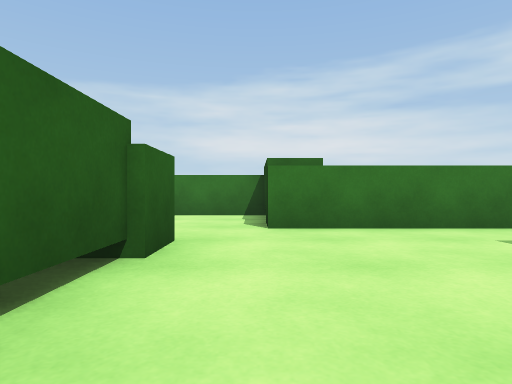
[1] (above)

22 first-person views from a walk through a 3-D level made in the Unity game engine. The camera is 0.55 m above the floor, looks level and sees 75° across. The floor is counted in squares, 1 m on a side. Each view is taken from the middle of a square. On the plan, view 1 faces up. The plan holds only what a view shows up to about 9 squares ahead; the rest is blank. The place goes on beyond the plan. The player character is not drawn.

[2]
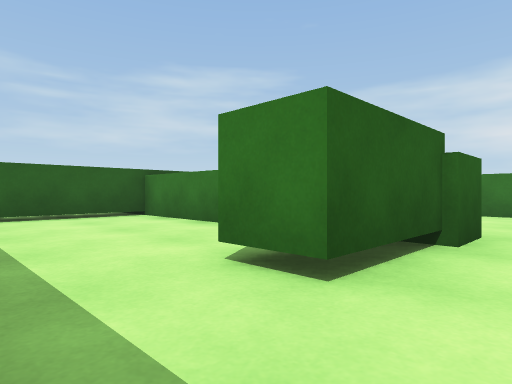

[3]
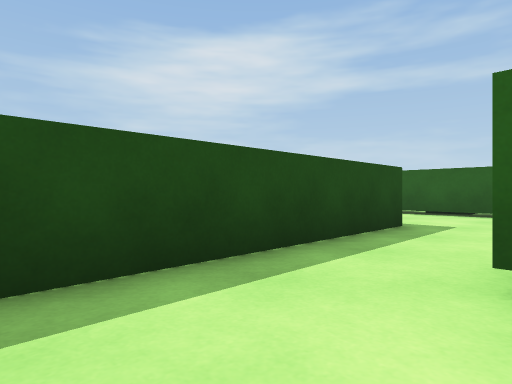

[4]
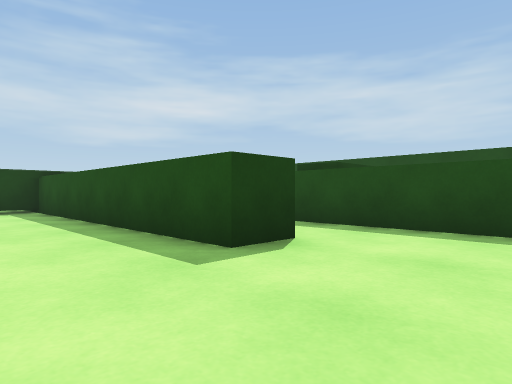

[5]
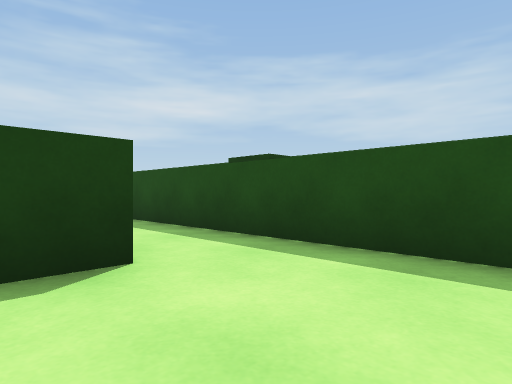

[6]
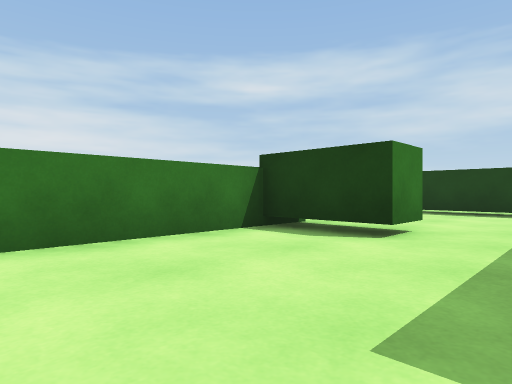

[7]
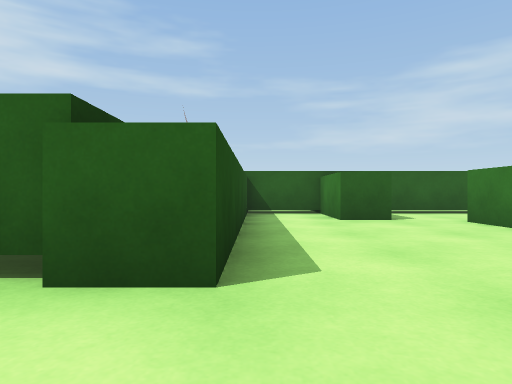

[8]
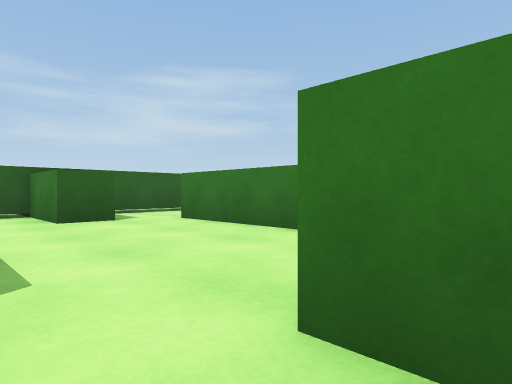

[9]
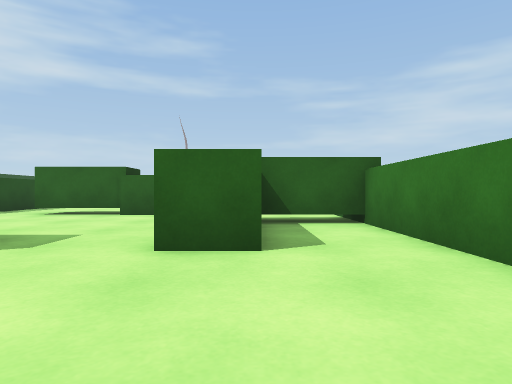

[10]
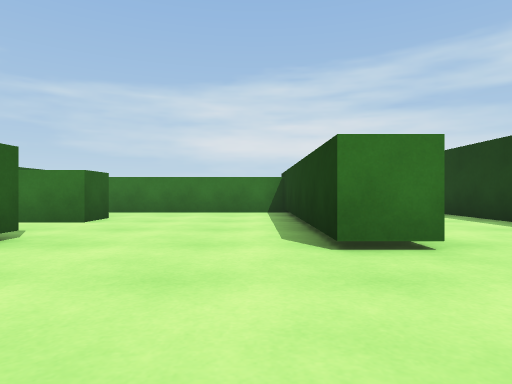

[11]
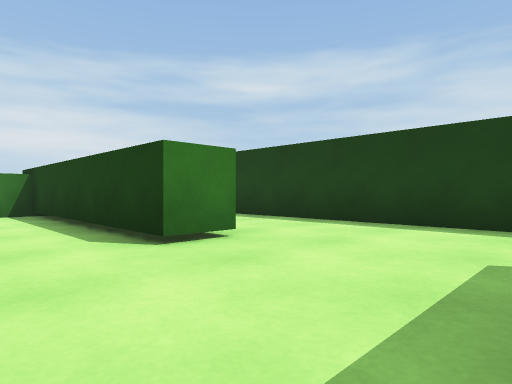

[12]
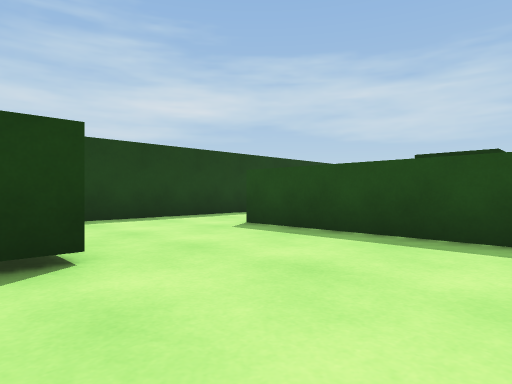

[13]
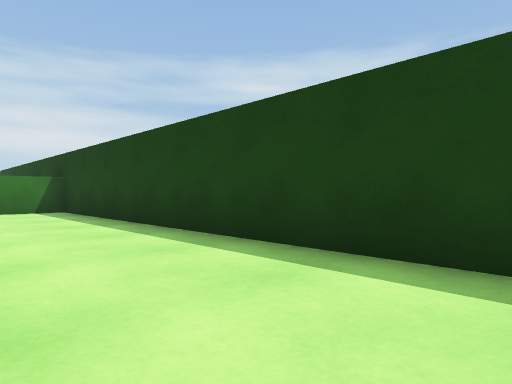

[14]
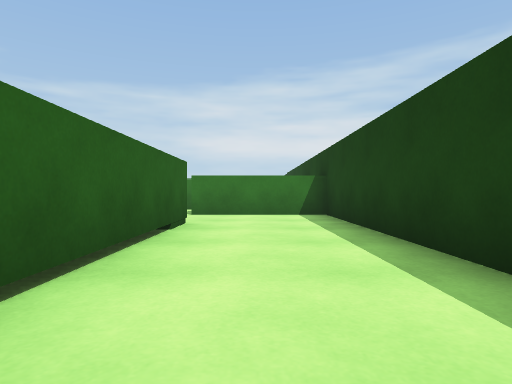

[15]
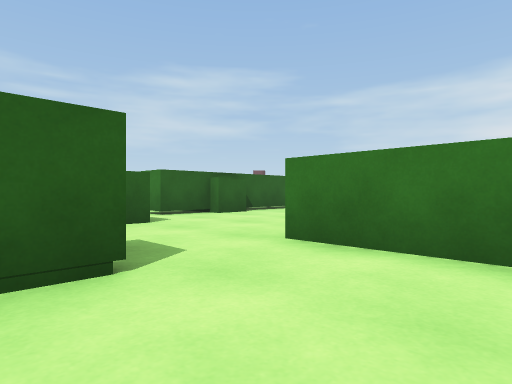

[16]
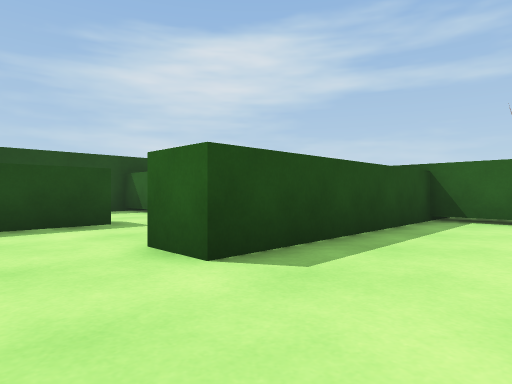

[17]
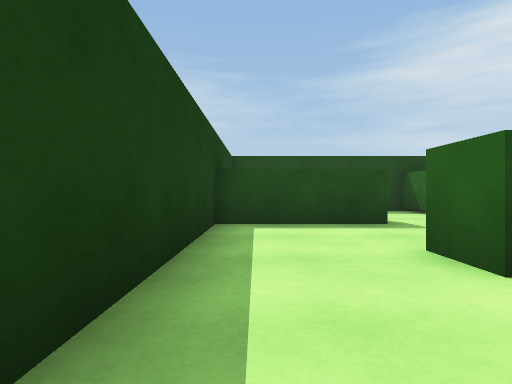

[18]
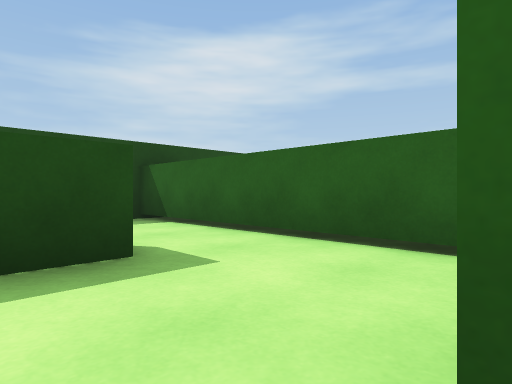

[19]
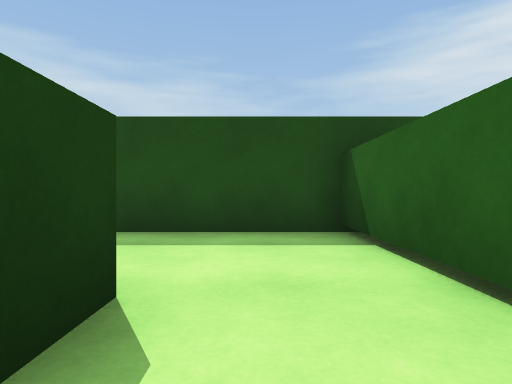

[20]
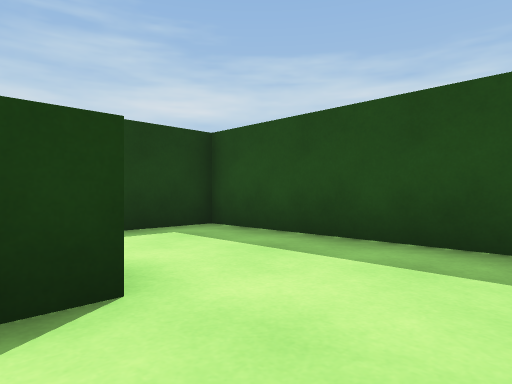

[21]
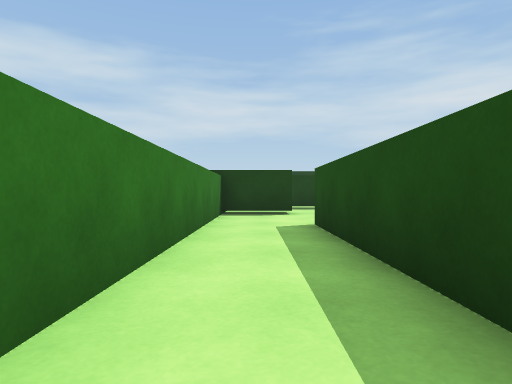

[22]
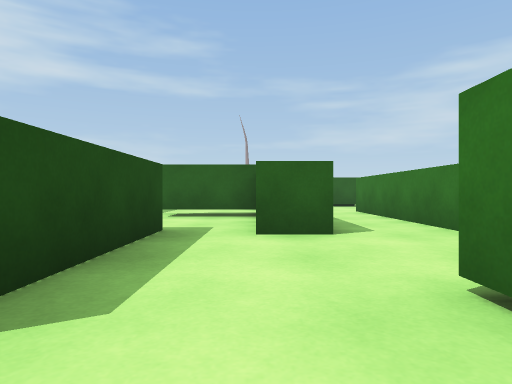

### Floor plan
Points are (right, up) in squares from view 1. A wall is a line through its corners. A room is listed if a view was taken in it or the views show most of it. See-through windows are left out.
Room 1 (views 1, 2, 3, 4, 5, 6, 7, 8, 21)
walls: (-0.9, 2.8) (-7.5, 2.8) (-7.5, -2.4); (-4.5, -2.2) (-4.5, -1.1) (3.2, -1.1) (3.2, 2.1); (0.5, -2.2) (-4, -2.2); (-6.6, -4) (0.7, -4); (3.9, 5.1) (0.1, 5.1)
ways out: opening at (4, 3.5) to room 2; opening at (0, -3) to room 4; opening at (0, 3.5) to room 5
objects: block (-2, 1) to (-1, 2)
Room 2 (views 9, 10, 11, 12, 13, 14, 15, 16, 17, 18)
walls: (8.9, 2.1) (7.8, 2.1) (7.8, 7.9) (3.5, 7.9); (8.8, 9) (8.8, 4.5); (3.9, 6.1) (3.9, 5.1); (4.2, 0.1) (4.2, -1.1) (9.4, -1.1) (9.4, -2.2); (11.7, -2.5) (11.7, 11.1) (8.4, 11.1)
ways out: opening at (4, 3.5) to room 1; opening at (3, 7) to room 5; opening at (10.5, -2) to room 7; opening at (8, 10)
Room 3 (views 19, 20)
walls: (6.8, -2.8) (6.8, -5.5); (8.7, -5.8) (8.7, -4.7)
ways out: opening at (7.5, -5) to room 6; opening at (9, -3.5) to room 7
Room 4 (view 22)
walls: (3.6, -3.9) (3.2, -3.9) (3.2, -2.2) (0.5, -2.2); (0.7, -4) (0.7, -5); (0.1, -6.3) (3.2, -6.3)
ways out: opening at (0, -3) to room 1; opening at (1, -6)
Room 5 (no view inside)
walls: (-5.5, 6.8) (-5.5, 5.7) (-7.5, 5.7) (-7.5, 3.8); (0.2, 5.4) (0.2, 6.1); (-6.9, 3.8) (-0.9, 3.8) (-0.9, 2.8); (3.5, 7.9) (-5.2, 7.9)
ways out: opening at (0, 3.5) to room 1; opening at (3, 7) to room 2; opening at (-6.5, 8.5)
objects: block (1, 7)
Room 6 (no view inside)
walls: (6.8, -5.5) (6.8, -8.6) (11.7, -8.6) (11.7, -7)
ways out: opening at (7.5, -5) to room 3
Room 7 (no view inside)
walls: (8.7, -4.7) (11.7, -4.7) (11.7, -2.5)
ways out: opening at (10.5, -2) to room 2; opening at (9, -3.5) to room 3

Where each view was taken, in squares from view 1:
view 1: 0 up, 0 right, facing up
view 2: 1 down, 0 right, facing up-left
view 3: 1 up, 1 right, facing down-left
view 4: 1 up, 7 left, facing down-right
view 5: 1 down, 7 left, facing down-right
view 6: 1 down, 6 left, facing up-right
view 7: 4 up, 1 right, facing left
view 8: 4 up, 1 right, facing up-left
view 9: 6 up, 7 right, facing left
view 10: 1 down, 7 right, facing up
view 11: 1 down, 6 right, facing up-right
view 12: 3 up, 5 right, facing down-right
view 13: 1 up, 9 right, facing up-right
view 14: 3 up, 10 right, facing up
view 15: 8 up, 11 right, facing up-left
view 16: 1 up, 11 right, facing down-left
view 17: 1 up, 11 right, facing down
view 18: 2 down, 10 right, facing down-left
view 19: 4 down, 8 right, facing down
view 20: 5 down, 7 right, facing down-right
view 21: 3 down, 5 left, facing right
view 22: 5 down, 5 right, facing left
